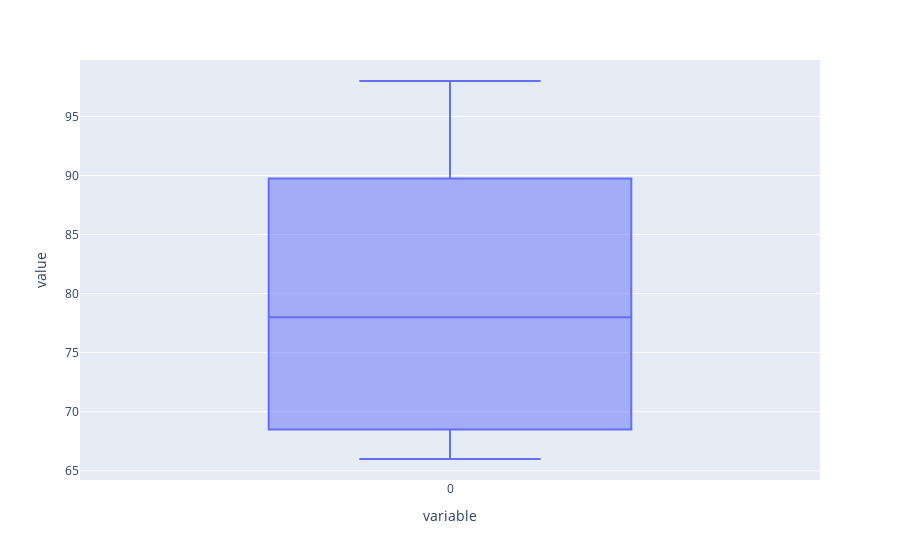

This figure's notebook cell:
### Code cell
px.box(method_2)

### Figure 1 — Plotly figure (JSON) as saved in the notebook; plotly's stock layout.template omitted (floating-point values rounded to 4 significant figures)
{"data": [{"alignmentgroup": "True", "hovertemplate": "variable=%{x}<br>value=%{y}<extra></extra>", "legendgroup": "", "marker": {"color": "#636efa"}, "name": "", "notched": false, "offsetgroup": "", "orientation": "v", "showlegend": false, "type": "box", "x": ["0", "0", "0", "0", "0", "0", "0", "0", "0", "0", "0", "0", "0", "0", "0", "0", "0", "0", "0"], "x0": " ", "xaxis": "x", "y": [66, 66, 66, 67, 68, 70, 72, 75, 75, 78, 83, 86, 88, 89, 90, 93, 94, 95, 98], "y0": " ", "yaxis": "y"}], "layout": {"boxmode": "group", "legend": {"tracegroupgap": 0}, "margin": {"t": 60}, "xaxis": {"anchor": "y", "domain": [0, 1], "title": {"text": "variable"}}, "yaxis": {"anchor": "x", "domain": [0, 1], "title": {"text": "value"}}}}
